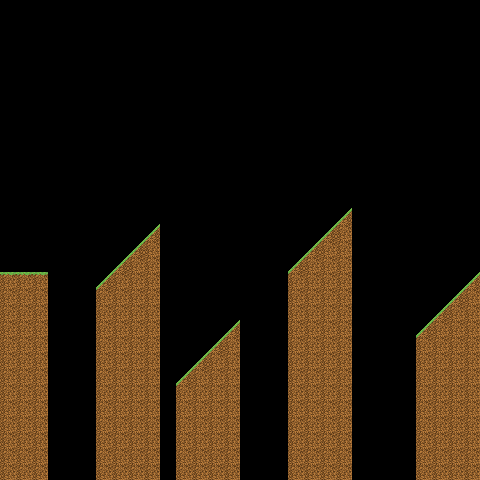

A 2D game scene composited from a Tiled map and its tileset images. What follows is a short description and the map's XML, with every tile layer's data as written:
An orthogonal 30x30 tile map with 16x16 px tiles, 1 tile layer (walls).

<map version="1.10" tiledversion="1.10.2" orientation="orthogonal" renderorder="right-down" width="30" height="30" tilewidth="16" tileheight="16" infinite="0" nextlayerid="2" nextobjectid="1">
 <editorsettings>
  <export target="grass_2.tmj" format="json" />
 </editorsettings>
 <tileset firstgid="1" source="../grass.tsx" />
 <layer id="1" name="walls" width="30" height="30">
  <data encoding="csv">
0,0,0,0,0,0,0,0,0,0,0,0,0,0,0,0,0,0,0,0,0,0,0,0,0,0,0,0,0,0,
0,0,0,0,0,0,0,0,0,0,0,0,0,0,0,0,0,0,0,0,0,0,0,0,0,0,0,0,0,0,
0,0,0,0,0,0,0,0,0,0,0,0,0,0,0,0,0,0,0,0,0,0,0,0,0,0,0,0,0,0,
0,0,0,0,0,0,0,0,0,0,0,0,0,0,0,0,0,0,0,0,0,0,0,0,0,0,0,0,0,0,
0,0,0,0,0,0,0,0,0,0,0,0,0,0,0,0,0,0,0,0,0,0,0,0,0,0,0,0,0,0,
0,0,0,0,0,0,0,0,0,0,0,0,0,0,0,0,0,0,0,0,0,0,0,0,0,0,0,0,0,0,
0,0,0,0,0,0,0,0,0,0,0,0,0,0,0,0,0,0,0,0,0,0,0,0,0,0,0,0,0,0,
0,0,0,0,0,0,0,0,0,0,0,0,0,0,0,0,0,0,0,0,0,0,0,0,0,0,0,0,0,0,
0,0,0,0,0,0,0,0,0,0,0,0,0,0,0,0,0,0,0,0,0,0,0,0,0,0,0,0,0,0,
0,0,0,0,0,0,0,0,0,0,0,0,0,0,0,0,0,0,0,0,0,0,0,0,0,0,0,0,0,0,
0,0,0,0,0,0,0,0,0,0,0,0,0,0,0,0,0,0,0,0,0,0,0,0,0,0,0,0,0,0,
0,0,0,0,0,0,0,0,0,0,0,0,0,0,0,0,0,0,0,0,0,0,0,0,0,0,0,0,0,0,
0,0,0,0,0,0,0,0,0,0,0,0,0,0,0,0,0,0,0,0,0,0,0,0,0,0,0,0,0,0,
0,0,0,0,0,0,0,0,0,0,0,0,0,0,0,0,0,0,0,0,0,9,0,0,0,0,0,0,0,0,
0,0,0,0,0,0,0,0,0,9,0,0,0,0,0,0,0,0,0,0,9,5,0,0,0,0,0,0,0,0,
0,0,0,0,0,0,0,0,9,5,0,0,0,0,0,0,0,0,0,9,5,6,0,0,0,0,0,0,0,0,
0,0,0,0,0,0,0,9,5,6,0,0,0,0,0,0,0,0,9,5,6,6,0,0,0,0,0,0,0,0,
8,8,8,0,0,0,9,5,6,6,0,0,0,0,0,0,0,0,5,6,6,6,0,0,0,0,0,0,0,9,
6,6,6,0,0,0,5,6,6,6,0,0,0,0,0,0,0,0,6,6,6,6,0,0,0,0,0,0,9,5,
6,6,6,0,0,0,6,6,6,6,0,0,0,0,0,0,0,0,6,6,6,6,0,0,0,0,0,9,5,6,
6,6,6,0,0,0,6,6,6,6,0,0,0,0,9,0,0,0,6,6,6,6,0,0,0,0,9,5,6,6,
6,6,6,0,0,0,6,6,6,6,0,0,0,9,5,0,0,0,6,6,6,6,0,0,0,0,5,6,6,6,
6,6,6,0,0,0,6,6,6,6,0,0,9,5,6,0,0,0,6,6,6,6,0,0,0,0,6,6,6,6,
6,6,6,0,0,0,6,6,6,6,0,9,5,6,6,0,0,0,6,6,6,6,0,0,0,0,6,6,6,6,
6,6,6,0,0,0,6,6,6,6,0,5,6,6,6,0,0,0,6,6,6,6,0,0,0,0,6,6,6,6,
6,6,6,0,0,0,6,6,6,6,0,6,6,6,6,0,0,0,6,6,6,6,0,0,0,0,6,6,6,6,
6,6,6,0,0,0,6,6,6,6,0,6,6,6,6,0,0,0,6,6,6,6,0,0,0,0,6,6,6,6,
6,6,6,0,0,0,6,6,6,6,0,6,6,6,6,0,0,0,6,6,6,6,0,0,0,0,6,6,6,6,
6,6,6,0,0,0,6,6,6,6,0,6,6,6,6,0,0,0,6,6,6,6,0,0,0,0,6,6,6,6,
6,6,6,0,0,0,6,6,6,6,0,6,6,6,6,0,0,0,6,6,6,6,0,0,0,0,6,6,6,6
</data>
 </layer>
</map>
